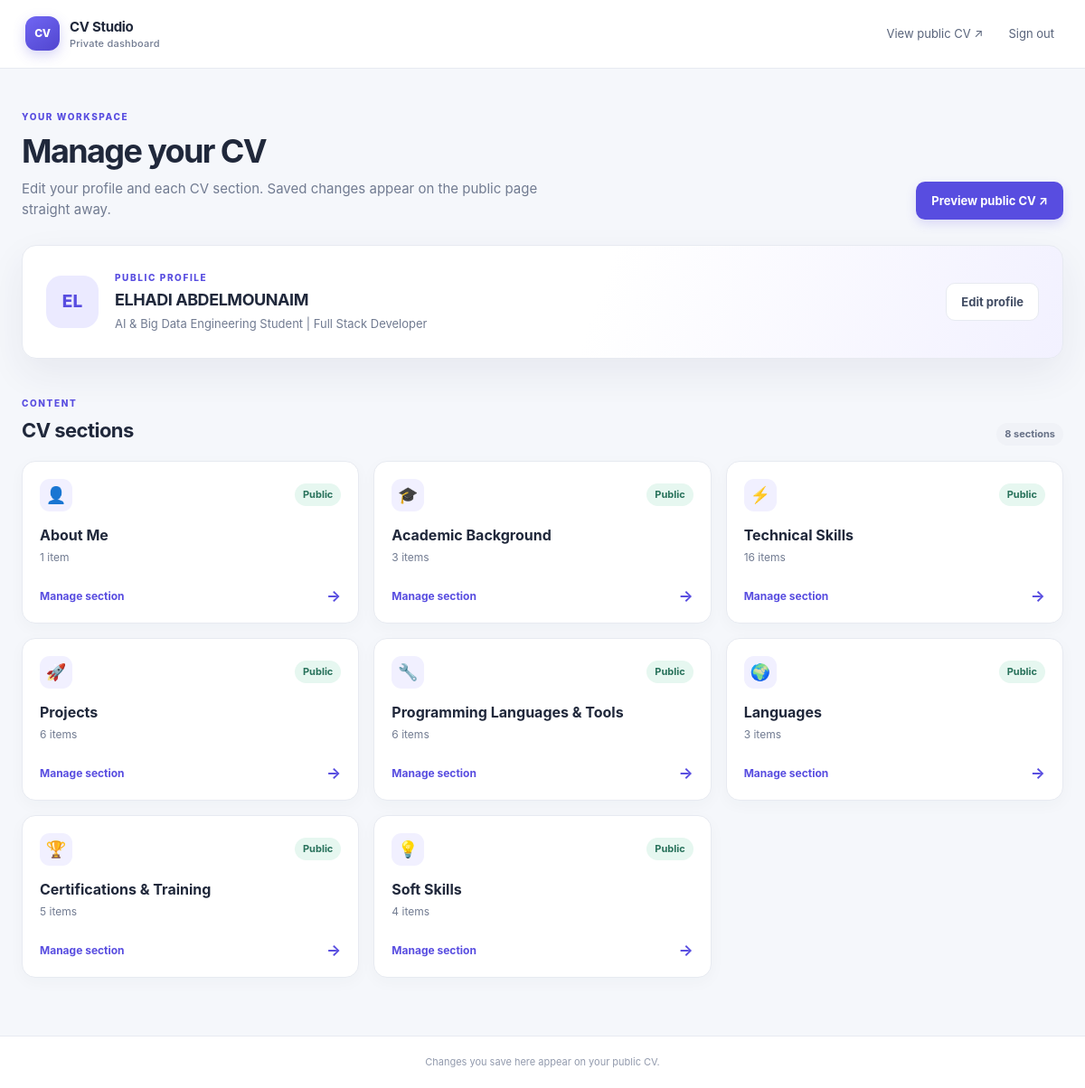
The page /dashboard/ (signed in) on the database its author committed.
### myApp/models.py (models this page shows, shortened)
class CVProfile(models.Model):
    name = models.CharField(max_length=160, blank=True)
    headline = models.CharField(max_length=240, blank=True)
    email = models.CharField(max_length=240, blank=True)
    phone = models.CharField(max_length=80, blank=True)
    location = models.CharField(max_length=160, blank=True)
    linkedin_url = models.URLField(blank=True)
    github_url = models.URLField(blank=True)
    class Meta:
        verbose_name = "CV profile"
        verbose_name_plural = "CV profile"

class CVSection(models.Model):
    SECTION_KEYS = [
        ("about", "About Me"),
        ("education", "Academic Background"),
        ("skills", "Technical Skills"),
        ("projects", "Projects"),
        ("tools", "Programming Languages & Tools"),
        ("languages", "Languages"),
        ("certifications", "Certifications & Training"),
        ("soft_skills", "Soft Skills"),
    ]
    key = models.CharField(max_length=32, choices=SECTION_KEYS, unique=True)
    title = models.CharField(max_length=160)
    icon = models.CharField(max_length=16, blank=True)
    order = models.PositiveIntegerField(default=0)
    is_visible = models.BooleanField(default=True)
    class Meta:
        ordering = ["order", "id"]

### myApp/views.py (the view)
# urls.py: path('dashboard/', views.dashboard_home, name='dashboard_home'),
@owner_required
def dashboard_home(request):
    sections = CVSection.objects.all()
    return render(request, "myApp/dashboard/home.html", {
        "profile": CVProfile.objects.first(),
        "sections": sections,
    })

### myApp/views.py (called while the page is built)
def owner_required(view):
    @wraps(view)
    @login_required
    def wrapped(request, *args, **kwargs):
        if not request.user.is_superuser:
            raise PermissionDenied
        return view(request, *args, **kwargs)
    return wrapped

### Templates/myApp/dashboard/home.html (shortened to what this page needs)
{% extends "myApp/dashboard/base.html" %}
{% block content %}
<section class="dash-intro">
    <div>
        <p class="eyebrow">YOUR WORKSPACE</p>
        <h1>Manage your CV</h1>
        <p class="muted">Edit your profile and each CV section. Saved changes appear on the public page straight away.</p>
    </div>
    <a class="button button-primary" href="{% url 'root' %}" target="_blank" rel="noopener">Preview public CV ↗</a>
</section>
<section class="profile-card">
    <div class="profile-avatar">{{ profile.name|default:"CV"|slice:":2" }}</div>
    <div class="profile-summary">
        <p class="eyebrow">PUBLIC PROFILE</p>
        <h2>{{ profile.name|default:"Your name" }}</h2>
        <p class="muted">{{ profile.headline|default:"Add a headline to your profile." }}</p>
    </div>
    <a class="button button-secondary" href="{% url 'dashboard_profile_edit' %}">Edit profile</a>
</section>
<div class="section-heading">
    <div><p class="eyebrow">CONTENT</p><h2>CV sections</h2></div>
    <span class="count-pill">{{ sections|length }} sections</span>
</div>
<section class="section-grid">
    {% for section in sections %}
    <article class="section-card">
        <div class="section-card-top"><span class="section-icon">{{ section.icon|default:"✦" }}</span><span class="visibility {% if section.is_visible %}is-visible{% endif %}">{% if section.is_visible %}Public{% else %}Hidden{% endif %}</span></div>
        <h3>{{ section.title }}</h3>
        <p class="muted">{{ section.items.count }} item{{ section.items.count|pluralize }}</p>
        <a class="card-link" href="{% url 'dashboard_section' section.key %}">Manage section <span>→</span></a>
    </article>
    {% endfor %}
</section>
{% endblock %}

### Templates/myApp/dashboard/base.html (shortened to what this page needs)
{% load static %}
<!doctype html>
<html lang="en">
<head>
    <link rel="stylesheet" href="{% static 'css/owner-dashboard.css' %}">
</head>
<body class="dashboard-shell">
    <header class="dash-header">
        <a class="dash-brand" href="{% url 'dashboard_home' %}"><span class="brand-mark">CV</span><span>CV Studio<small>Private dashboard</small></span></a>
        <nav class="dash-nav">
            <a href="{% url 'root' %}" target="_blank" rel="noopener">View public CV ↗</a>
            <form method="post" action="{% url 'dashboard_logout' %}">
                <button class="nav-signout" type="submit">Sign out</button>
            </form>
        </nav>
    </header>
    <main class="dash-main">
        {% block content %}{% endblock %}
    </main>
    <footer class="dash-footer">Changes you save here appear on your public CV.</footer>
</body>
</html>

### rows shown on the page
CVProfile: name "EL", name "ELHADI ABDELMOUNAIM", headline "AI & Big Data Engineering Student | Full Stack Developer"
CVSection: icon "👤", is_visible "Public", title "About Me", items.count "1"
CVSection: icon "🎓", is_visible "Public", title "Academic Background", items.count "3"
CVSection: icon "⚡", is_visible "Public", title "Technical Skills", items.count "16"
CVSection: icon "🚀", is_visible "Public", title "Projects", items.count "6"
CVSection: icon "🔧", is_visible "Public", title "Programming Languages & Tools", items.count "6"
CVSection: icon "🌍", is_visible "Public", title "Languages", items.count "3"
CVSection: icon "🏆", is_visible "Public", title "Certifications & Training", items.count "5"
CVSection: icon "💡", is_visible "Public", title "Soft Skills", items.count "4"

### other values the page prints
{{ sections|length }} "8"
